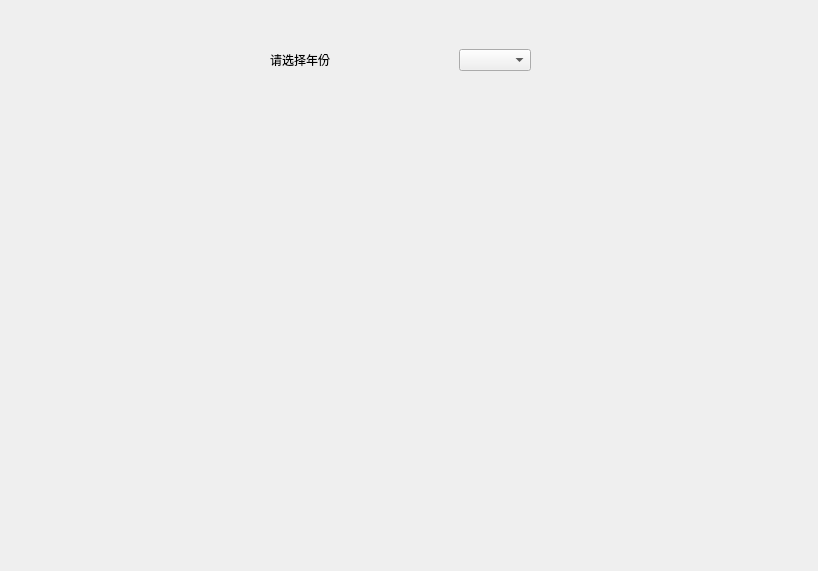
<?xml version="1.0" encoding="UTF-8"?>
<ui version="4.0">
 <class>yearsAnalysisWidget</class>
 <widget class="QWidget" name="yearsAnalysisWidget">
  <property name="geometry">
   <rect>
    <x>0</x>
    <y>0</y>
    <width>818</width>
    <height>571</height>
   </rect>
  </property>
  <property name="windowTitle">
   <string>Form</string>
  </property>
  <widget class="QLabel" name="showImageLabel">
   <property name="geometry">
    <rect>
     <x>100</x>
     <y>100</y>
     <width>641</width>
     <height>451</height>
    </rect>
   </property>
   <property name="text">
    <string/>
   </property>
  </widget>
  <widget class="QWidget" name="widget" native="true">
   <property name="geometry">
    <rect>
     <x>270</x>
     <y>20</y>
     <width>261</width>
     <height>81</height>
    </rect>
   </property>
   <layout class="QGridLayout" name="gridLayout">
    <item row="1" column="0">
     <widget class="QLabel" name="label1">
      <property name="text">
       <string>请选择年份</string>
      </property>
     </widget>
    </item>
    <item row="1" column="2">
     <widget class="QComboBox" name="Years"/>
    </item>
    <item row="1" column="1">
     <spacer name="horizontalSpacer">
      <property name="orientation">
       <enum>Qt::Horizontal</enum>
      </property>
      <property name="sizeHint" stdset="0">
       <size>
        <width>40</width>
        <height>20</height>
       </size>
      </property>
     </spacer>
    </item>
   </layout>
  </widget>
 </widget>
 <resources/>
 <connections/>
</ui>
